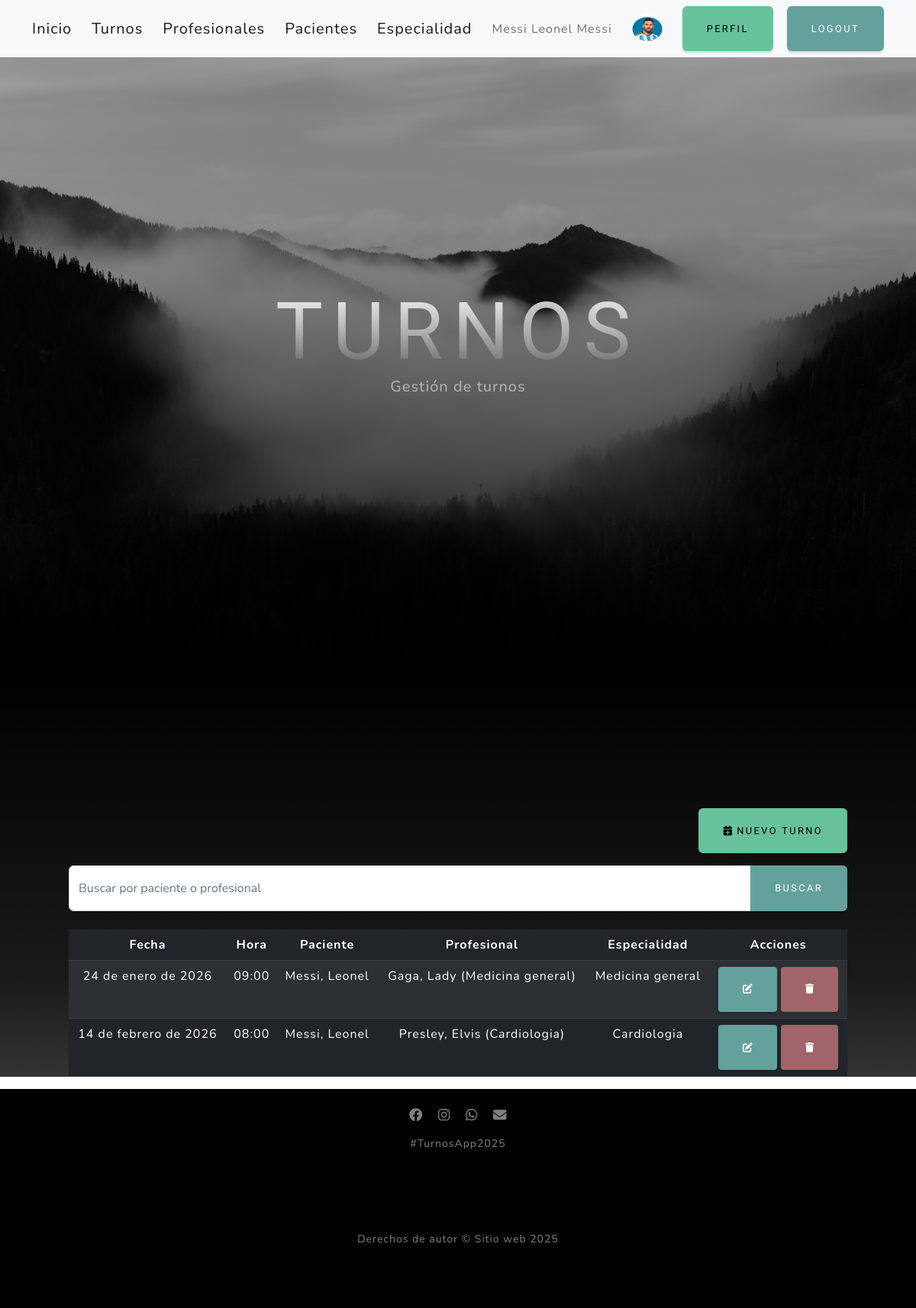
The page /turnos/ (signed in) on the database its author committed.
### turnos_app/models.py (models this page shows, shortened)
class Profile(models.Model):
    user = models.OneToOneField(User, on_delete=models.CASCADE)
    avatar = models.ImageField(
        upload_to='avatars/',
        default='avatars/default.png'
    )

class Turno(models.Model):
    ESTADO_CHOICES = [
        ('reservado', 'Reservado'),
        ('cancelado', 'Cancelado'),
        ('atendido', 'Atendido'),
        ('ausente', 'Ausente'),
    ]
    paciente = models.ForeignKey(
        Paciente,
        on_delete=models.CASCADE,
        related_name="turnos"
    )
    profesional = models.ForeignKey(
        Profesional,
        on_delete=models.PROTECT,
        related_name="turnos"
    )
    fecha = models.DateField()
    hora = models.TimeField()
    estado = models.CharField(
        max_length=10,
        choices=ESTADO_CHOICES,
        default='reservado'
    )
    observaciones = models.TextField(blank=True, null=True)
    class Meta:
        unique_together = ('profesional', 'fecha', 'hora')
        ordering = ['fecha', 'hora']

class Paciente(models.Model):
    user = models.OneToOneField(User, on_delete=models.CASCADE)
    dni = models.CharField(max_length=20, unique=True)
    fecha_nacimiento = models.DateField()
    telefono = models.CharField(max_length=30, blank=True, null=True)
    def __str__(self):
        nombre = self.user.first_name.strip()
        apellido = self.user.last_name.strip()
        if nombre or apellido:
            return f"{apellido}, {nombre}".strip(", ")
        return f"Paciente DNI {self.dni}"

class Profesional(models.Model):
    nombre = models.CharField(max_length=100)
    apellido = models.CharField(max_length=100)
    matricula = models.CharField(max_length=50, unique=True)
    especialidad = models.ForeignKey(
        Especialidad,
        on_delete=models.PROTECT,
        related_name="profesionales"
    )
    email = models.EmailField(blank=True, null=True)
    activo = models.BooleanField(default=True)
    class Meta:
        verbose_name = "Profesional"
        verbose_name_plural = "Profesionales"
    def __str__(self):
        return f"{self.apellido}, {self.nombre} ({self.especialidad})"

class Especialidad(models.Model):
    nombre = models.CharField(max_length=100, unique=True)
    descripcion = models.TextField(blank=True, null=True)
    activa = models.BooleanField(default=True)
    class Meta:
        verbose_name = "Especialidad"
        verbose_name_plural = "Especialidades"
    def __str__(self):
        return self.nombre

### turnos_app/views.py (the view)
# urls.py: path("turnos/", TurnoListView.as_view(), name="turno_list"),
class TurnoListView(LoginRequiredMixin, ListView):
    model = Turno
    template_name = "turnos_app/turno_list.html"
    context_object_name = "turnos"
    def get_queryset(self):
        if self.request.user.is_staff:
            return Turno.objects.all()
        return Turno.objects.filter(paciente__user=self.request.user)

### turnos_app/templates/turnos_app/turno_list.html
{% extends 'turnos_app/index.html' %}
{% block titulo %}
<h1 class="mx-auto my-0 text-uppercase">Turnos</h1>
<h2 class="text-white-50 mx-auto mt-2 mb-5">
    Gestión de turnos
</h2>
{% endblock titulo %}
{% block contenido %}
<div class="container mt-4">
    <div class="d-flex justify-content-end mb-3">
        <a href="{% url 'turno_create' %}" class="btn btn-success">
            <i class="fas fa-calendar-plus"></i> Nuevo Turno
        </a>
    </div>
    <form method="get" action="{% url 'encontrar_turnos' %}" class="mb-4">
        <div class="input-group">
            <input
                type="text"
                name="buscar"
                class="form-control"
                placeholder="Buscar por paciente o profesional"
            >
            <button class="btn btn-primary" type="submit">
                Buscar
            </button>
        </div>
    </form>
    {% if turnos %}
        <table class="table table-dark table-striped table-hover">
            <thead>
                <tr>
                    <th>Fecha</th>
                    <th>Hora</th>
                    <th>Paciente</th>
                    <th>Profesional</th>
                    <th>Especialidad</th>
                    <th class="text-center">Acciones</th>
                </tr>
            </thead>
            <tbody>
                {% for turno in turnos %}
                <tr>
                    <td>{{ turno.fecha }}</td>
                    <td>{{ turno.hora }}</td>
                    <td>{{ turno.paciente }}</td>
                    <td>{{ turno.profesional }}</td>
                    <td>{{ turno.profesional.especialidad }}</td>
                    <td class="text-center">
                        <a href="{% url 'turno_update' turno.pk %}" class="btn btn-sm btn-primary">
                            <i class="fas fa-edit"></i>
                        </a>
                        <a href="{% url 'turno_delete' turno.pk %}" class="btn btn-sm btn-danger">
                            <i class="fas fa-trash"></i>
                        </a>
                    </td>
                </tr>
                {% endfor %}
            </tbody>
        </table>
    {% else %}
        <p class="text-muted">No hay turnos para mostrar.</p>
    {% endif %}
</div>
{% endblock contenido %}

### turnos_app/templates/turnos_app/index.html (shortened to what this page needs)
<!DOCTYPE html>
<html lang="en">
<head>
    {% load static %}
    <link href="{% static 'css/styles.css' %}" rel="stylesheet" />
    <link rel="stylesheet" href="https://cdnjs.cloudflare.com/ajax/libs/font-awesome/6.4.0/css/all.min.css">
</head>
<body id="page-top">
<nav class="navbar navbar-light bg-light static-top">
    <div class="container">
        <a class="navbar-brand" href="{% url 'inicio' %}">Inicio</a>
        {% if user.is_authenticated %}
            <a class="navbar-brand" href="{% url 'turno_list' %}">Turnos</a>
            <a class="navbar-brand" href="{% url 'profesional_list' %}">Profesionales</a>
            <a class="navbar-brand" href="{% url 'paciente_list' %}">Pacientes</a>
            <a class="navbar-brand" href="{% url 'especialidad_list' %}">Especialidad</a>
            <span class="navbar-text me-3">
                {{ user.username }} {{ user.first_name }} {{ user.last_name }}
            </span>
            <div class="me-3">
                <a href="{% url 'perfil' %}" title="Ir al perfil">
                    {% if user.profile and user.profile.avatar %}
                        <img src="{{ user.profile.avatar.url }}"
                             height="40"
                             width="40"
                             class="rounded-circle"
                             alt="Avatar">
                    {% else %}
                        <img src="/media/avatars/default.jpg"
                             height="40"
                             width="40"
                             class="rounded-circle"
                             alt="Avatar por defecto">
                    {% endif %}
                </a>
            </div>
            <a class="btn btn-success me-2" href="{% url 'perfil' %}">Perfil</a>
            <form action="{% url 'logout' %}" method="post" class="d-inline">
                <button type="submit" class="btn btn-primary">Logout</button>
            </form>
        {% else %}
            <a class="btn btn-primary me-2" href="{% url 'login' %}">Login</a>
            <a class="btn btn-success" href="{% url 'register' %}">Registrarse</a>
        {% endif %}
    </div>
</nav>
<header class="masthead">
    <div class="container px-4 px-lg-5 d-flex h-100 align-items-center justify-content-center">
        <div class="text-center">
            {% block titulo %}{% endblock titulo %}
        </div>
    </div>
</header>
<section class="about-section text-center" id="about">
    <div class="container px-4 px-lg-5">
        {% block contenido %}{% endblock contenido %}
    </div>
</section>
<footer class="footer bg-black small text-center text-white-50 py-4">
    <div class="container px-4 px-lg-5">
        <div class="mb-3">
            <a class="mx-2 text-white-50" href="#"><i class="fab fa-facebook fa-lg"></i></a>
            <a class="mx-2 text-white-50" href="#"><i class="fab fa-instagram fa-lg"></i></a>
            <a class="mx-2 text-white-50" href="#"><i class="fab fa-whatsapp fa-lg"></i></a>
            <a class="mx-2 text-white-50" href="#"><i class="fas fa-envelope fa-lg"></i></a>
        </div>
        <div>#TurnosApp2025</div>
    </div>
</footer>
<footer class="footer bg-black small text-center text-white-50">
    <div class="container px-4 px-lg-5">
        Derechos de autor &copy; Sitio web 2025
    </div>
</footer>
</body>
</html>

### rows shown on the page
Turno: fecha "24 de enero de 2026", hora "09:00", paciente "Messi, Leonel", profesional "Gaga, Lady (Medicina general)", profesional.especialidad "Medicina general"
Turno: fecha "14 de febrero de 2026", hora "08:00", paciente "Messi, Leonel", profesional "Presley, Elvis (Cardiologia)", profesional.especialidad "Cardiologia"

### other values the page prints
{{ user.username }} "Messi"
{{ user.first_name }} "Leonel"
{{ user.last_name }} "Messi"
